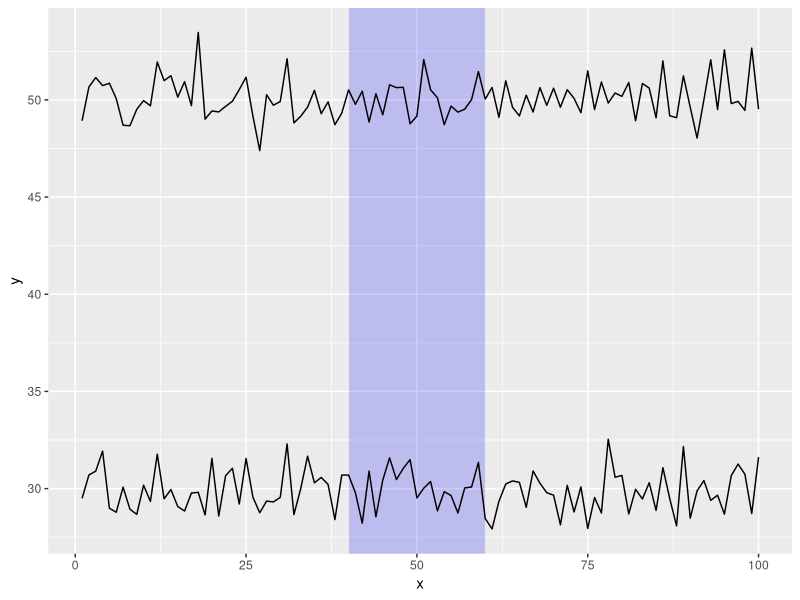

This chart was generated by the following R code:
## ---- chunk 1
library("tidyverse")

## make up some example data
exdata <- tibble(x = rep(1:100, 2),
                 series = rep(1:2, each = 100),
                 y = rnorm(200) + rep(c(30, 50), each = 100))

## region we want to highlight
regions <- tibble(x1 = 40, x2 = 60, y1 = -Inf, y2 = +Inf)

ggplot(exdata, aes(x, y)) +
  geom_rect(data = regions,
            inherit.aes = FALSE,
            mapping = aes(xmin = x1, xmax = x2,
                          ymin = y1, ymax = y2),
            color = "transparent",
            fill = "blue",
            alpha = .2) +
  geom_line(aes(group = series))
